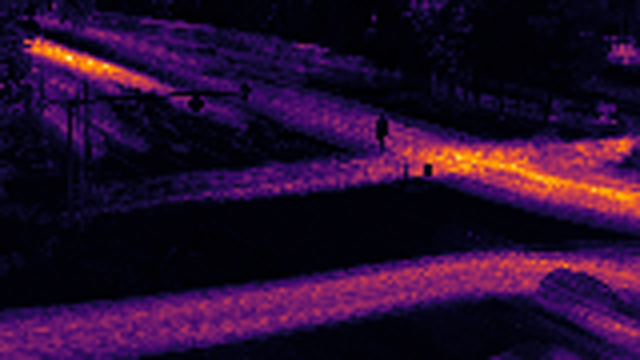
#> input picture assets/heatmaps/Video_Project_1__mp4_heatmap.png, 640 x 360 px
$ python -i precompute_eda.py   (imports and definitions only)
#> lines starting #> are read from the running program, lines starting #| are printed output that depends on the picture
"""
Sample videolarni oldindan (bir marta) tahlil qilib, natijalarni statik
fayllar sifatida saqlaydi: assets/eda_stats.json va assets/heatmaps/*.png

Nega kerak: sayt hakamlarga ochilganda ular sizning samples/ papkangizni
yuklay olmaydi (fayllar ularda yo'q). Shuning uchun EDA natijalarini
OLDINDAN hisoblab, saytga "qotirib" qo'yamiz — hakamlar hech narsa
yuklamasdan darhol natijalarni ko'radi.

Ishlatish:
    python precompute_eda.py

Bu skript samples/ papkadagi barcha .mp4 fayllarni o'qiydi va
assets/ papkasiga natijalarni yozadi. Ishga tushirgach, assets/ papkasini
ham git'ga qo'shib push qilasiz.
"""

import json
import os

import cv2
import numpy as np

SAMPLES_DIR = "samples"
ASSETS_DIR = "assets"
HEATMAPS_DIR = os.path.join(ASSETS_DIR, "heatmaps")


# [10 lines left out: function video_basic_stats, not called in this run]


def motion_heatmap(path: str, max_samples: int = 120):
#> called with max_samples = 120
    cap = cv2.VideoCapture(path)
    n = int(cap.get(cv2.CAP_PROP_FRAME_COUNT)) or 1
    step = max(1, n // max_samples)
    prev = None
    acc = None
    idx = 0
    while True:
        ok, frame = cap.read()
#> frame is the input picture: shape (360, 640, 3); mean B, G, R 46.7, 12.3, 40.2
        if not ok:
            break
        if idx % step == 0:
            gray = cv2.cvtColor(frame, cv2.COLOR_BGR2GRAY)
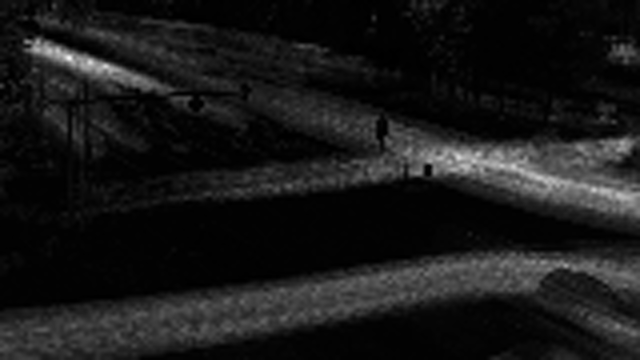
#> gray: shape (360, 640); min 0, max 243, mean 24.5
            gray = cv2.resize(gray, (160, 90))
#> gray: shape (90, 160)
            if prev is not None:
                diff = cv2.absdiff(gray, prev)
                acc = diff.astype(np.float32) if acc is None else acc + diff.astype(np.float32)
            prev = gray
        idx += 1
    cap.release()
    if acc is None:
        return None
    acc = acc / (acc.max() + 1e-6)
    return acc


# [38 lines left out: functions save_heatmap_png, main, not called in this run]


# [2 lines not run here, left out]

>>> result = motion_heatmap('assets/heatmaps/Video_Project_1__mp4_heatmap.png')

$ run again, on assets/heatmaps/Video_Project_2__mp4_heatmap.png
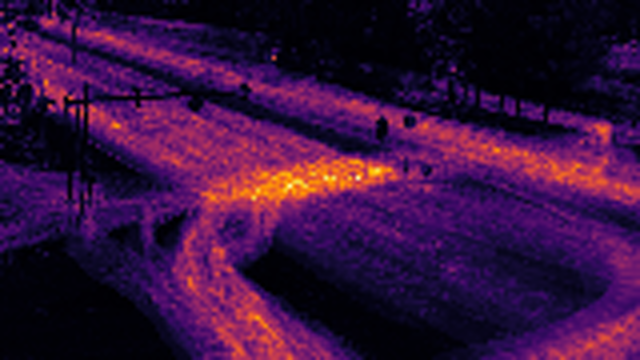
#> input picture assets/heatmaps/Video_Project_2__mp4_heatmap.png, 640 x 360 px
#> in motion_heatmap, frame is the input picture: shape (360, 640, 3); mean B, G, R 61.2, 15.7, 55.9
#> in motion_heatmap, `gray = cv2.cvtColor(frame, cv2.COLOR_BGR2GRAY)`:
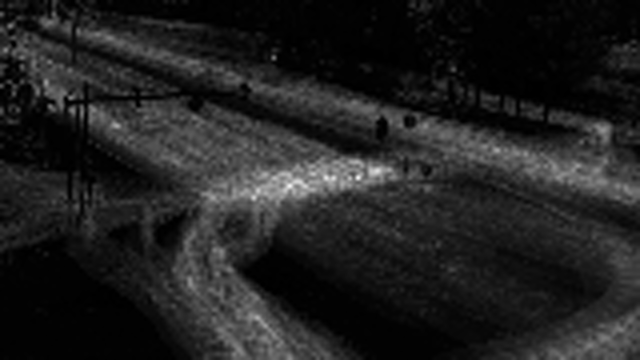
#> gray: shape (360, 640); min 0, max 240, mean 32.9

$ run again, on assets/heatmaps/Video_Project_3__mp4_heatmap.png
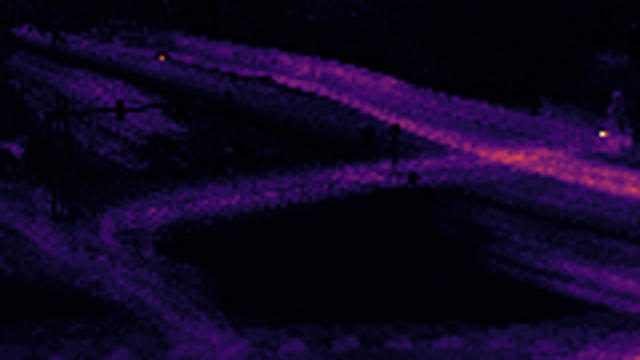
#> input picture assets/heatmaps/Video_Project_3__mp4_heatmap.png, 640 x 360 px
#> in motion_heatmap, frame is the input picture: shape (360, 640, 3); mean B, G, R 35.2, 5.8, 16.4
#> in motion_heatmap, `gray = cv2.cvtColor(frame, cv2.COLOR_BGR2GRAY)`:
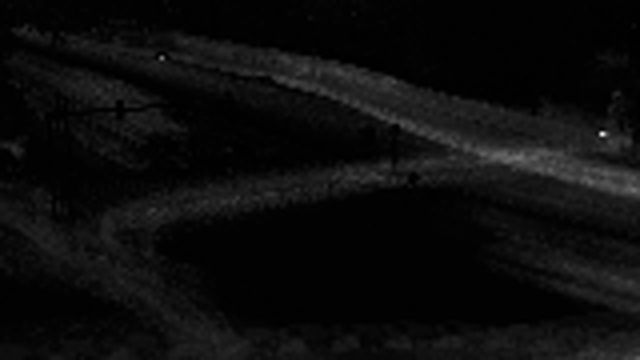
#> gray: shape (360, 640); min 0, max 239, mean 12.4

$ run again, on assets/heatmaps/Video_Project_4__mp4_heatmap.png
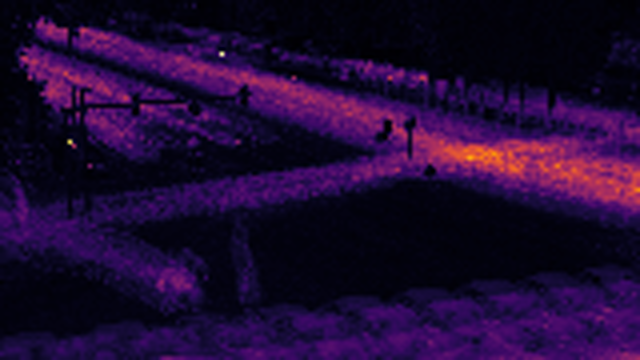
#> input picture assets/heatmaps/Video_Project_4__mp4_heatmap.png, 640 x 360 px
#> in motion_heatmap, frame is the input picture: shape (360, 640, 3); mean B, G, R 50.2, 9.2, 31.8
#> in motion_heatmap, `gray = cv2.cvtColor(frame, cv2.COLOR_BGR2GRAY)`:
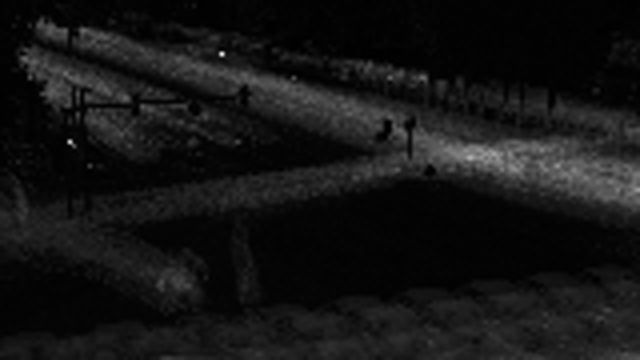
#> gray: shape (360, 640); min 0, max 232, mean 20.6
